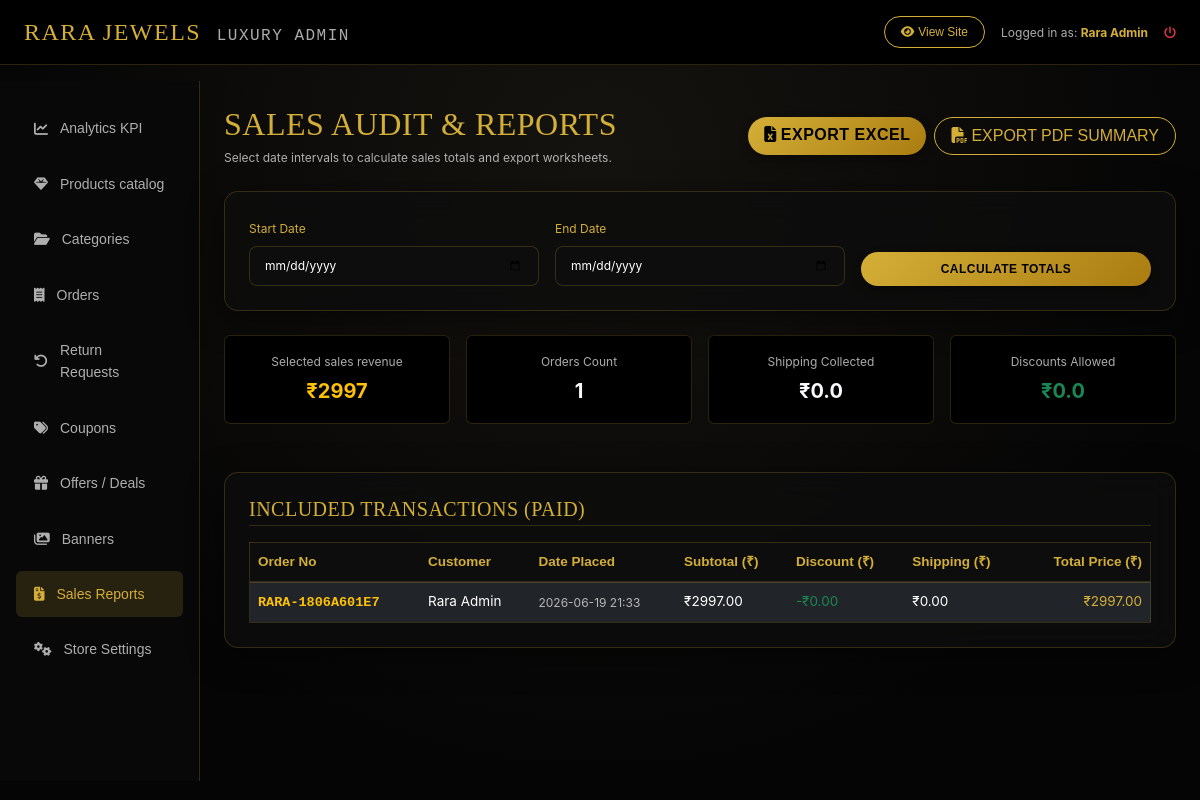
/luxury-admin/reports/ (signed in), run on the app's committed database.
### accounts/models.py (models this page shows, shortened)
class User(AbstractBaseUser, PermissionsMixin):
    email = models.EmailField(unique=True)
    name = models.CharField(max_length=255)
    mobile = models.CharField(max_length=15)
    is_active = models.BooleanField(default=True)
    is_staff = models.BooleanField(default=False)
    date_joined = models.DateTimeField(default=timezone.now)
    objects = CustomUserManager()
    USERNAME_FIELD = 'email'
    REQUIRED_FIELDS = ['name', 'mobile']

### shop/models.py (models this page shows, shortened)
class Order(models.Model):
    ORDER_STATUS_CHOICES = [
        ('pending', 'Pending'),
        ('processing', 'Processing'),
        ('shipped', 'Shipped'),
        ('delivered', 'Delivered'),
        ('cancelled', 'Cancelled'),
        ('returned', 'Returned')
    ]
    PAYMENT_STATUS_CHOICES = [
        ('pending', 'Pending'),
        ('completed', 'Completed'),
        ('failed', 'Failed'),
        ('refunded', 'Refunded')
    ]
    user = models.ForeignKey(settings.AUTH_USER_MODEL, on_delete=models.CASCADE, related_name='orders')
    order_number = models.CharField(max_length=100, unique=True)
    shipping_address = models.TextField()
    subtotal = models.DecimalField(max_digits=10, decimal_places=2)
    shipping_charge = models.DecimalField(max_digits=10, decimal_places=2)
    discount_amount = models.DecimalField(max_digits=10, decimal_places=2, default=0.00)
    coupon = models.ForeignKey(Coupon, on_delete=models.SET_NULL, null=True, blank=True)
    total_price = models.DecimalField(max_digits=10, decimal_places=2)
    payment_method = models.CharField(max_length=20, choices=[('cod', 'Cash On Delivery'), ('razorpay', 'Razorpay')])
    payment_status = models.CharField(max_length=20, default='pending', choices=PAYMENT_STATUS_CHOICES)
    order_status = models.CharField(max_length=20, default='pending', choices=ORDER_STATUS_CHOICES)
    razorpay_order_id = models.CharField(max_length=255, blank=True, null=True)
    razorpay_payment_id = models.CharField(max_length=255, blank=True, null=True)
    razorpay_signature = models.CharField(max_length=255, blank=True, null=True)
    created_at = models.DateTimeField(auto_now_add=True)
    updated_at = models.DateTimeField(auto_now=True)

### shop/admin_views.py (the view)
# urls.py: path('luxury-admin/reports/', admin_views.admin_reports_view, name='admin_reports'),
@superuser_required
def admin_reports_view(request):
    start_date = request.GET.get('start_date')
    end_date = request.GET.get('end_date')
    orders = Order.objects.filter(payment_status='completed')
    if start_date:
        orders = orders.filter(created_at__date__gte=start_date)
    if end_date:
        orders = orders.filter(created_at__date__lte=end_date)
    totals = orders.aggregate(
        sales=Sum('total_price'),
        qty=Count('id'),
        shipping=Sum('shipping_charge'),
        discount=Sum('discount_amount')
    )
    context = {
        'orders': orders.order_by('-created_at'),
        'totals': totals,
        'start_date': start_date,
        'end_date': end_date
    }
    return render(request, 'admin_dashboard/reports.html', context)

### shop/admin_views.py (called while the page is built)
def superuser_required(view_func):
    return user_passes_test(
        lambda u: u.is_authenticated and u.is_superuser,
        login_url='accounts:login'
    )(view_func)

### shop/context_processors.py (called while the page is built)
def store_context(request):
    parent_categories = Category.objects.filter(parent=None).prefetch_related('subcategories')
    cart_items_count = 0
    cart = None
    if request.user.is_authenticated:
        cart = Cart.objects.filter(user=request.user).first()
    else:
        session_key = request.session.session_key
        if session_key:
            cart = Cart.objects.filter(session_id=session_key).first()
    if cart:
        cart_items_count = cart.items_count
    wishlist_count = 0
    if request.user.is_authenticated:
        wishlist_count = Wishlist.objects.filter(user=request.user).count()
    settings_obj = StoreSetting.get_settings()
    return {
        'nav_categories': parent_categories,
        'cart_count': cart_items_count,
        'wishlist_count': wishlist_count,
        'store_settings': settings_obj,
        'current_year': timezone.now().year
    }

### shop/models.py (called while the page is built)
    @classmethod
    def get_settings(cls):
        obj, created = cls.objects.get_or_create(id=1)
        return obj

    @property
    def items_count(self):
        return sum(item.quantity for item in self.items.all())

### templates/admin_dashboard/reports.html (shortened to what this page needs)
{% extends 'admin_dashboard/base_admin.html' %}
{% load static %}
{% block admin_content %}
<div class="d-flex justify-content-between align-items-center mb-4 flex-wrap gap-2">
    <div>
        <h2 class="playfair-font text-gold mb-1">SALES AUDIT & REPORTS</h2>
        <p class="text-xs text-light-dim mb-0">Select date intervals to calculate sales totals and export worksheets.</p>
    </div>
    <div class="d-flex gap-2">
        <a href="{% url 'shop:admin_export_excel' %}?start_date={{ start_date|default:'' }}&end_date={{ end_date|default:'' }}" class="btn btn-xs btn-gold rounded-pill px-3">
            <i class="fa-solid fa-file-excel me-1"></i>EXPORT EXCEL
        </a>
        <a href="{% url 'shop:admin_export_pdf' %}?start_date={{ start_date|default:'' }}&end_date={{ end_date|default:'' }}" class="btn btn-xs btn-outline-gold rounded-pill px-3">
            <i class="fa-solid fa-file-pdf me-1"></i>EXPORT PDF SUMMARY
        </a>
    </div>
</div>
<div class="glass-card p-4 mb-4">
    <form method="GET" class="row g-3 align-items-end">
        <div class="col-md-4">
            <label for="start_date" class="form-label text-xs text-gold">Start Date</label>
            <input type="date" name="start_date" id="start_date" class="form-control bg-dark border-gold text-light text-xs" value="{{ start_date|default:'' }}">
        </div>
        <div class="col-md-4">
            <label for="end_date" class="form-label text-xs text-gold">End Date</label>
            <input type="date" name="end_date" id="end_date" class="form-control bg-dark border-gold text-light text-xs" value="{{ end_date|default:'' }}">
        </div>
        <div class="col-md-4">
            <button type="submit" class="btn btn-gold w-100 rounded-pill py-2 text-xs font-semibold">
                CALCULATE TOTALS
            </button>
        </div>
    </form>
</div>
<div class="row g-3 mb-5 text-center">
    <div class="col-md-3">
        <div class="bg-black p-3 rounded border border-gold-dim border-opacity-20">
            <span class="text-xs text-light-dim d-block mb-1">Selected sales revenue</span>
            <strong class="text-warning fs-5">₹{{ totals.sales|default:0.00 }}</strong>
        </div>
    </div>
    <div class="col-md-3">
        <div class="bg-black p-3 rounded border border-gold-dim border-opacity-20">
            <span class="text-xs text-light-dim d-block mb-1">Orders Count</span>
            <strong class="text-light fs-5">{{ totals.qty|default:0 }}</strong>
        </div>
    </div>
    <div class="col-md-3">
        <div class="bg-black p-3 rounded border border-gold-dim border-opacity-20">
            <span class="text-xs text-light-dim d-block mb-1">Shipping Collected</span>
            <strong class="text-light fs-5">₹{{ totals.shipping|default:0.00 }}</strong>
        </div>
    </div>
    <div class="col-md-3">
        <div class="bg-black p-3 rounded border border-gold-dim border-opacity-20">
            <span class="text-xs text-light-dim d-block mb-1">Discounts Allowed</span>
            <strong class="text-success fs-5">₹{{ totals.discount|default:0.00 }}</strong>
        </div>
    </div>
</div>
<div class="glass-card p-4">
    <h5 class="playfair-font text-gold mb-3 border-bottom border-gold-dim pb-1">INCLUDED TRANSACTIONS (PAID)</h5>
    <div class="table-responsive">
        <table class="table table-dark table-luxury m-0 text-sm align-middle">
            <thead>
                <tr>
                    <th>Order No</th>
                    <th>Customer</th>
                    <th>Date Placed</th>
                    <th>Subtotal (₹)</th>
                    <th>Discount (₹)</th>
                    <th>Shipping (₹)</th>
                    <th class="text-end">Total Price (₹)</th>
                </tr>
            </thead>
            <tbody>
                {% for o in orders %}
                <tr>
                    <td><strong class="font-monospace text-warning">{{ o.order_number }}</strong></td>
                    <td>{{ o.user.name }}</td>
                    <td class="text-xs text-light-dim">{{ o.created_at|date:"Y-m-d H:i" }}</td>
                    <td>₹{{ o.subtotal }}</td>
                    <td class="text-success">-₹{{ o.discount_amount }}</td>
                    <td>₹{{ o.shipping_charge }}</td>
                    <td class="text-end font-semibold text-gold">₹{{ o.total_price }}</td>
                </tr>
                {% empty %}
                <tr>
                    <td colspan="7" class="text-center py-4 text-light-dim italic">No transactions found in this date range.</td>
                </tr>
                {% endfor %}
            </tbody>
        </table>
    </div>
</div>
{% endblock %}

### templates/admin_dashboard/base_admin.html (shortened to what this page needs)
{% load static %}
<!DOCTYPE html>
<html lang="en">
<head>
    <link href="https://cdn.jsdelivr.net/npm/bootstrap@5.3.0/dist/css/bootstrap.min.css" rel="stylesheet">
    <link rel="stylesheet" href="https://cdnjs.cloudflare.com/ajax/libs/font-awesome/6.4.0/css/all.min.css">
    <link rel="stylesheet" href="{% static 'css/style.css' %}">
</head>
<body class="luxury-bg">
    <nav class="navbar navbar-expand-lg bg-black border-bottom border-gold-dim sticky-top py-2">
        <div class="container-fluid px-4">
            <a class="navbar-brand text-gold playfair-font fs-4 tracking-wide" href="{% url 'shop:admin_dashboard' %}">
                RARA JEWELS <span class="fs-6 text-light-dim font-monospace ms-2">LUXURY ADMIN</span>
            </a>
            <div class="d-flex align-items-center gap-3">
                <a href="{% url 'shop:home' %}" class="btn btn-xs btn-outline-gold rounded-pill px-3 text-xs"><i class="fa-solid fa-eye me-1"></i>View Site</a>
                <span class="text-xs text-light-dim">Logged in as: <strong class="text-gold">{{ user.name }}</strong></span>
                <a href="{% url 'accounts:logout' %}" class="text-danger text-xs hover-text-gold"><i class="fa-solid fa-power-off"></i></a>
            </div>
        </div>
    </nav>
    <div class="container-fluid px-0">
        <div class="row g-0">
            <div class="col-md-3 col-lg-2 admin-sidebar py-4 px-3">
                <div class="nav flex-column gap-1">
                    <a class="admin-nav-link" href="{% url 'shop:admin_dashboard' %}" id="nav-dashboard">
                        <i class="fa-solid fa-chart-line"></i>Analytics KPI
                    </a>
                    <a class="admin-nav-link" href="{% url 'shop:admin_products' %}" id="nav-products">
                        <i class="fa-solid fa-gem"></i>Products catalog
                    </a>
                    <a class="admin-nav-link" href="{% url 'shop:admin_categories' %}" id="nav-categories">
                        <i class="fa-solid fa-folder-open"></i>Categories
                    </a>
                    <a class="admin-nav-link" href="{% url 'shop:admin_orders' %}" id="nav-orders">
                        <i class="fa-solid fa-receipt"></i>Orders
                    </a>
                    <a class="admin-nav-link" href="{% url 'shop:admin_returns' %}" id="nav-returns">
                        <i class="fa-solid fa-arrow-rotate-left"></i>Return Requests
                    </a>
                    <a class="admin-nav-link" href="{% url 'shop:admin_coupons' %}" id="nav-coupons">
                        <i class="fa-solid fa-tags"></i>Coupons
                    </a>
                    <a class="admin-nav-link" href="{% url 'shop:admin_offers' %}" id="nav-offers">
                        <i class="fa-solid fa-gift"></i>Offers / Deals
                    </a>
                    <a class="admin-nav-link" href="{% url 'shop:admin_banners' %}" id="nav-banners">
                        <i class="fa-solid fa-images"></i>Banners
                    </a>
                    <a class="admin-nav-link" href="{% url 'shop:admin_reports' %}" id="nav-reports">
                        <i class="fa-solid fa-file-invoice-dollar"></i>Sales Reports
                    </a>
                    <a class="admin-nav-link" href="{% url 'shop:admin_settings' %}" id="nav-settings">
                        <i class="fa-solid fa-gears"></i>Store Settings
                    </a>
                </div>
            </div>
            <div class="col-md-9 col-lg-10 p-4">
                {% block admin_content %}{% endblock %}
            </div>
        </div>
    </div>
</body>
</html>

### static/css/style.css (style rules this page uses)
:root { --gold: #D4AF37; --gold-dark: #AA7C11; --gold-light: #F3E5AB; --gold-dim: rgba(212, 175, 55, 0.4); --gold-dimmer: rgba(212, 175, 55, 0.15); --dark-deep: #050505; --dark-velvet: #0d0d0d; --dark-grey: #1a1a1a; --dark-light: #2c2c2c; --glass-bg: rgba(13, 13, 13, 0.75); --glass-border: rgba(212, 175, 55, 0.2); --gold-glow: 0 0 15px rgba(212, 175, 55, 0.35); --shadow-premium: 0 8px 32px 0 rgba(0, 0, 0, 0.5); --font-heading: 'Outfit', sans-serif; --font-brand: 'Playfair Display', serif; --font-body: 'Inter', sans-serif; }
body { background-color: var(--dark-deep); color: #f5f5f5; font-family: var(--font-body); font-size: 15px; line-height: 1.6; overflow-x: hidden; }
.luxury-bg { background: radial-gradient(circle at 50% 20%, #15130f 0%, var(--dark-deep) 70%); background-attachment: fixed; }
h1, h2, h3, h4, h5, h6 { font-family: var(--font-heading); letter-spacing: 0.5px; font-weight: 500; }
.playfair-font { font-family: var(--font-brand) !important; }
a { color: var(--gold); text-decoration: none; transition: all 0.3s ease; }
.text-gold { color: var(--gold) !important; }
.text-light-dim { color: rgba(245, 245, 245, 0.7) !important; }
.border-gold { border-color: var(--gold) !important; }
.border-gold-dim { border-color: var(--glass-border) !important; }
.tracking-wide { letter-spacing: 1.5px !important; }
.text-xs { font-size: 12px !important; }
.text-sm { font-size: 13.5px !important; }
.btn-gold { background: linear-gradient(135deg, var(--gold) 0%, var(--gold-dark) 100%); color: #000 !important; border: none; font-family: var(--font-heading); font-weight: 600; letter-spacing: 0.5px; transition: all 0.3s cubic-bezier(0.165, 0.84, 0.44, 1); box-shadow: 0 4px 10px rgba(0, 0, 0, 0.3); }
.btn-outline-gold { background-color: transparent; color: var(--gold); border: 1px solid var(--gold); font-family: var(--font-heading); font-weight: 500; transition: all 0.3s ease; }
.form-control, .form-select { background-color: #0d0d0d !important; border: 1px solid var(--glass-border) !important; color: #fff !important; border-radius: 8px; padding: 10px 15px; transition: all 0.3s ease; }
.form-control::placeholder { color: rgba(245, 245, 245, 0.4); }
.glass-card { background: rgba(13, 13, 13, 0.8); backdrop-filter: blur(15px); -webkit-backdrop-filter: blur(15px); border: 1px solid var(--glass-border); box-shadow: var(--shadow-premium); border-radius: 14px; }
.admin-sidebar { background-color: #080808; border-right: 1px solid var(--glass-border); min-height: calc(100vh - 100px); }
.admin-nav-link { color: rgba(245, 245, 245, 0.7); font-family: var(--font-heading); font-size: 14px; padding: 12px 18px; display: flex; align-items: center; gap: 12px; border-radius: 6px; margin-bottom: 5px; }
.admin-nav-link:hover, .admin-nav-link.active { background-color: var(--gold-dimmer); color: var(--gold); }
.table-luxury { background-color: var(--glass-bg); border: 1px solid var(--glass-border); color: #fff; }
.table-luxury th { background-color: #0d0d0d; color: var(--gold); font-family: var(--font-heading); border-bottom: 2px solid var(--glass-border); }

### data on the page
User: name "Rara Admin"
Order: order_number "RARA-1806A601E7", user.name "Rara Admin", created_at "2026-06-19 21:33", subtotal "2997.00", discount_amount "0.00", shipping_charge "0.00", total_price "2997.00"

### other printed values
{{ totals.sales|default:0.00 }} "2997"
{{ totals.qty|default:0 }} "1"
{{ totals.shipping|default:0.00 }} "0.0"
{{ totals.discount|default:0.00 }} "0.0"
